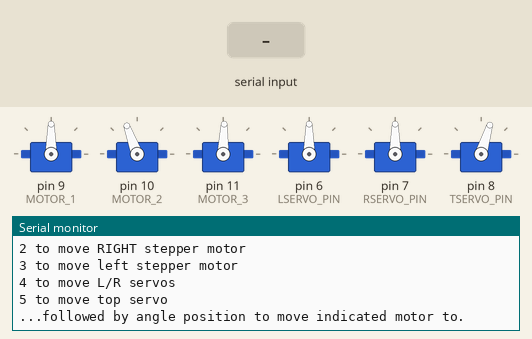
The sketch below on a simulated Arduino Uno, built with avr-gcc and run on an emulated ATmega328P. On the bench: 6 × servo, the last lines printed to the serial monitor. Inputs (shaded band) come from the test bench.

Above: at 1.3 s.
1.4 s: "90,45\n" received over Serial
At 1.63 s:
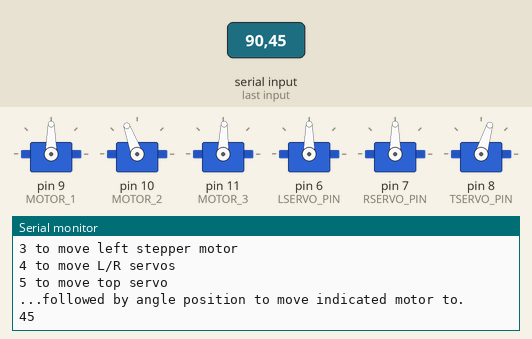
3.1 s: "1,90\n" received over Serial
At 4.1 s:
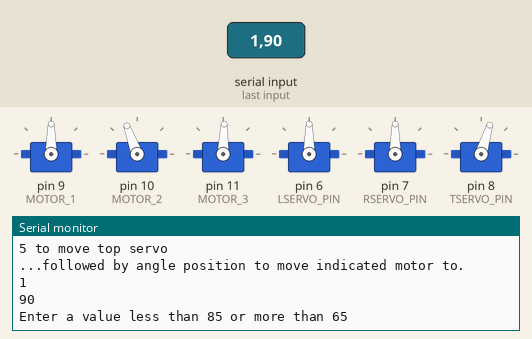
Timing chart, 0 to 6.1 s (numbered marks = the images above; inputs shaded):
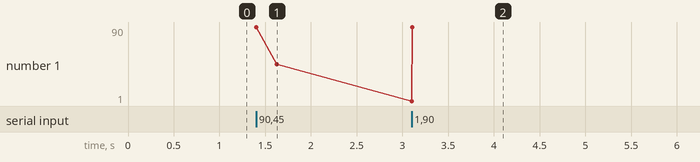

Measured:
- after the input at 1.4 s, the serial monitor: prints a new line at once (image 1)
- after the input at 3.1 s, the serial monitor: prints a new line at once (image 2)

The sketch:

tart_arduino_servos_debug.ino
```cpp
#include <Servo.h>

// Stepper motors pins
#define MOTOR_1 9
#define MOTOR_2 10
#define MOTOR_3 11

#define MOTOR_1_LOWER 65
#define MOTOR_1_UPPER 85
#define MOTOR_2_LOWER 80
#define MOTOR_2_UPPER 140
#define MOTOR_3_LOWER 63
#define MOTOR_3_UPPER 108

#define MOTOR_1_ZERO 90
#define MOTOR_2_ZERO 110
#define MOTOR_3_ZERO 88
#define TSERVO_OFFSET -17
#define LSERVO_ZERO 0
#define RSERVO_ZERO 0

#define MOTOR_1_POLARITY 1
#define MOTOR_2_POLARITY 1
#define MOTOR_3_POLARITY 1
#define TSERVO_POLARITY 1
#define LSERVO_POLARITY -1
#define RSERVO_POLARITY 1

// Servo motors pins
#define LSERVO_PIN 6// left servo motor
#define RSERVO_PIN 7 // right servo motor
#define TSERVO_PIN 8 // top servo motor

//Servo instances
Servo motor1, motor2, motor3, LServo, RServo, TServo;

int pos1, pos2, pos3, pos4, pos5;
int angle, choice;
char dump;

void dumpSerial(){
  while(Serial.available()>0){
    dump = Serial.read();
  }
}


int readAngle(){
  while(Serial.available()==0){}
  int angle = Serial.parseInt();
  dumpSerial();
  Serial.println(angle);
  return angle;
}

void printChoices(){
  Serial.println("Please choose:");
  Serial.println("1 to move bottom stepper motor");
  Serial.println("2 to move RIGHT stepper motor");
  Serial.println("3 to move left stepper motor");
  Serial.println("4 to move L/R servos");
  Serial.println("5 to move top servo");
  Serial.println("...followed by angle position to move indicated motor to.");
}

void printPos(){

}

void setup()
{

  Serial.begin(9600);
  // Setup servo motors
  motor1.attach(MOTOR_1);
  motor2.attach(MOTOR_2);
  motor3.attach(MOTOR_3);
  LServo.attach(LSERVO_PIN);
  RServo.attach(RSERVO_PIN);
  TServo.attach(TSERVO_PIN);
  motor1.write(MOTOR_1_ZERO);
  motor2.write(MOTOR_2_ZERO);
  motor3.write(MOTOR_3_ZERO);
  LServo.write(90);
  RServo.write(90);
  TServo.write(90+TSERVO_OFFSET);

  printChoices();

  while(Serial.available()>0){
    dump = Serial.read();
  }

}

void loop()
{

  if(Serial.available()>0){

    choice = Serial.parseInt();
    dumpSerial();
    Serial.println(choice);

    // Move base stepper motor
    if(choice == 1){
      pos1 = readAngle();
      if(pos1<MOTOR_1_LOWER||pos1>MOTOR_1_UPPER){
        Serial.print("Enter a value less than ");
        Serial.print(MOTOR_1_UPPER);
        Serial.print(" or more than ");
        Serial.println(MOTOR_1_LOWER);
      }
      else{
        motor1.write(pos1*MOTOR_1_POLARITY);
        }
      }

    // Move right stepper motor
    else if(choice == 2){
      pos2 = readAngle();
      if(pos2<MOTOR_2_LOWER||pos2>MOTOR_2_UPPER){
        Serial.print("Enter a value less than ");
        Serial.print(MOTOR_2_UPPER);
        Serial.print(" or more than ");
        Serial.println(MOTOR_2_LOWER);
      }
      else{
        motor2.write(pos2*MOTOR_2_POLARITY);
        Serial.print("Writing to servo 2 value of ");
        Serial.println(pos2);
        }
      }

    // Move left stepper motor
    else if(choice == 3){
      pos3 = readAngle();
      if(pos3<MOTOR_3_LOWER||pos3>MOTOR_3_UPPER){
        Serial.print("Enter a value less than ");
        Serial.print(MOTOR_3_UPPER);
        Serial.print(" or more than ");
        Serial.println(MOTOR_3_LOWER);
      }
      else{
        motor3.write(pos3*MOTOR_3_POLARITY);
        Serial.print("Writing to servo 3 value of ");
        Serial.println(pos3);
        }
      }

    // Move L/R Servo motors
    else if(choice == 4){
      pos4 = readAngle();
      LServo.write(pos4);
      RServo.write(180-pos4);
      Serial.print("Writing to servo LR value of ");
      Serial.println(pos4);
    }

    // Move top servo motor
    else if(choice == 5){
      pos5 = readAngle();
      TServo.write(pos5);
    }

    else{
      printChoices();
    }
  }
}
```
